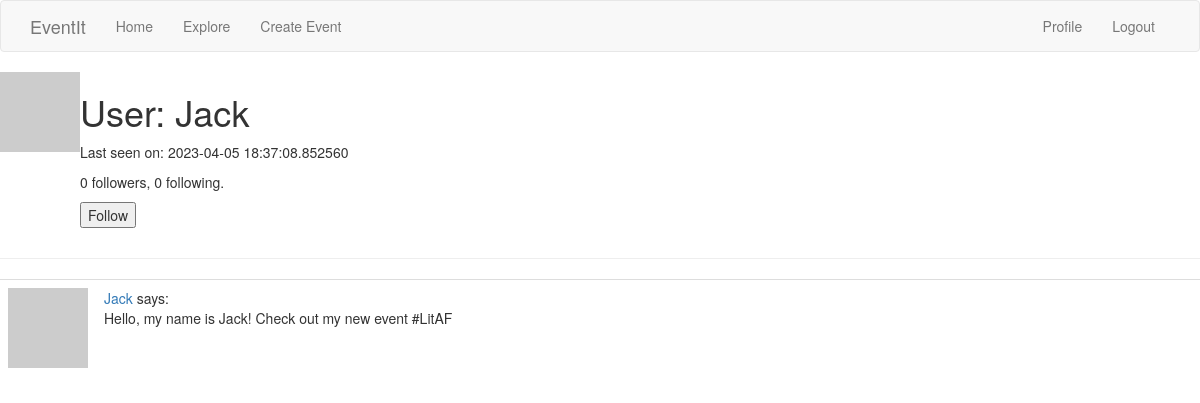
/user/Jack (signed in), run on an earlier commit of the app's database.
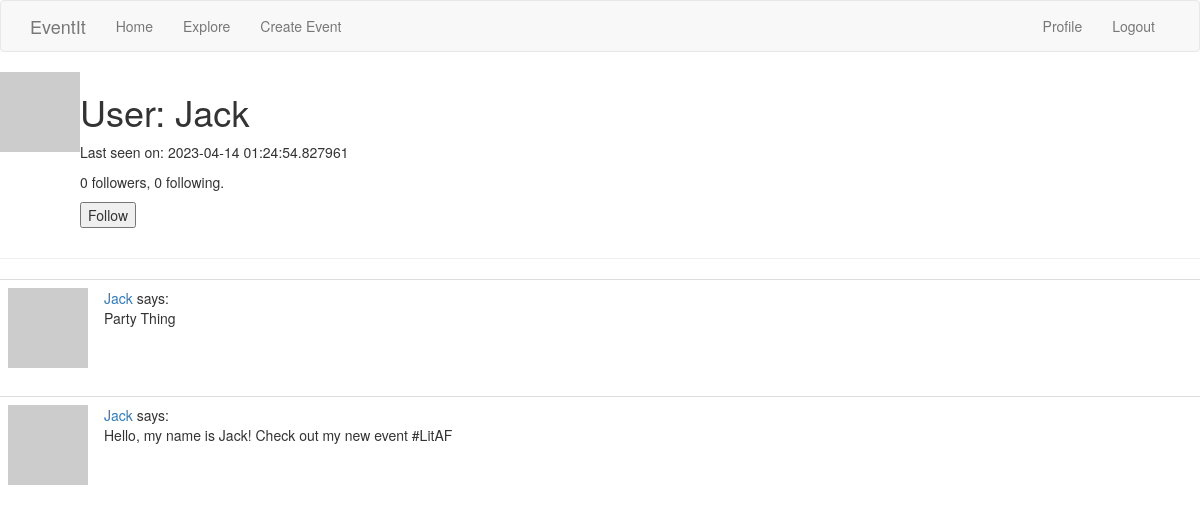
And on a later commit of the database.
### app/models.py (models this page shows, shortened)
class User(UserMixin, db.Model):
    id = db.Column(db.Integer, primary_key=True)
    username = db.Column(db.String(64), index=True, unique=True)
    email = db.Column(db.String(120), index=True, unique=True)
    password_hash = db.Column(db.String(128))
    posts = db.relationship('Post', backref='author', lazy='dynamic')
    followed = db.relationship(
        'User', secondary=followers,
        primaryjoin=(followers.c.follower_id == id),
        secondaryjoin=(followers.c.followed_id == id),
        backref=db.backref('followers', lazy='dynamic'), lazy='dynamic')
    def avatar(self, size):
        digest = md5(self.email.lower().encode('utf-8')).hexdigest()
        return 'https://www.gravatar.com/avatar/{}?d=identicon&s={}'.format(digest, size)
    def is_following(self, user):
        return self.followed.filter(
            followers.c.followed_id == user.id).count() > 0
    about_me = db.Column(db.String(140))
    last_seen = db.Column(db.DateTime, default=datetime.utcnow)

class Post(db.Model):
    id = db.Column(db.Integer, primary_key=True)
    body = db.Column(db.String(140))
    timestamp = db.Column(db.DateTime, index=True, default=datetime.utcnow)
    user_id = db.Column(db.Integer, db.ForeignKey('user.id'))

### app/routes.py (the view)
@app.route('/user/<username>')
@login_required
def user(username):
    user = User.query.filter_by(username=username).first_or_404()
    page = request.args.get('page', 1, type=int)
    posts = user.posts.order_by(Post.timestamp.desc()).paginate(
        page=page, per_page=app.config['POSTS_PER_PAGE'], error_out=False)
    next_url = url_for('user', username=user.username, page=posts.next_num) \
        if posts.has_next else None
    prev_url = url_for('user', username=user.username, page=posts.prev_num) \
        if posts.has_prev else None
    form = EmptyForm()
    return render_template('user.html', user=user, posts=posts.items,
                           next_url=next_url, prev_url=prev_url, form=form)

### app/forms.py
class EmptyForm(FlaskForm):
    submit = SubmitField('Submit')

### app/models.py (called while the page is built)
@login.user_loader
def load_user(id):
    return User.query.get(int(id))

### app/routes.py (called while the page is built)
@app.before_request
def before_request():
    if current_user.is_authenticated:
        current_user.last_seen = datetime.utcnow()
        db.session.commit()

### app/templates/user.html (shortened to what this page needs)
{% extends "base.html" %}
{% block content %}
    <table>
        <tr valign="top">
            <td><img src="{{ user.avatar(128) }}"></td>
            <td>
                <h1>User: {{ user.username }}</h1>
                {% if user.last_seen %}<p>Last seen on: {{ user.last_seen }}</p>{% endif %}
                <p>{{ user.followers.count() }} followers, {{ user.followed.count() }} following.</p>
                {% if user == current_user %}
                <p><a href="{{ url_for('edit_profile') }}">Edit your profile</a></p>
                {% elif not current_user.is_following(user) %}
                <p>
                    <form action="{{ url_for('follow', username=user.username) }}" method="post">
                        {{ form.submit(value='Follow') }}
                    </form>
                </p>
                {% endif %}
            </td>
        </tr>
    </table>
    <hr>
    {% for post in posts %}
        {% include '_post.html' %}
    {% endfor %}
{% endblock %}

### app/templates/_post.html
    <table class="table table-hover">
        <tr>
            <td width="70px">
                <a href="{{ url_for('user', username=post.author.username) }}">
                    <img src="{{ post.author.avatar(70) }}" />
                </a>
            </td>
            <td>
                <a href="{{ url_for('user', username=post.author.username) }}">
                    {{ post.author.username }}
                </a>
                says:
                <br>
                {{ post.body }}
            </td>
        </tr>
    </table>

What changed in the data, as far as the page shows it:
changed User "Jack": last_seen "2023-04-05 18:37:08.852560" → "2023-04-14 01:24:54.827961"
added Post: author.username "Jack", body "Party Thing"
